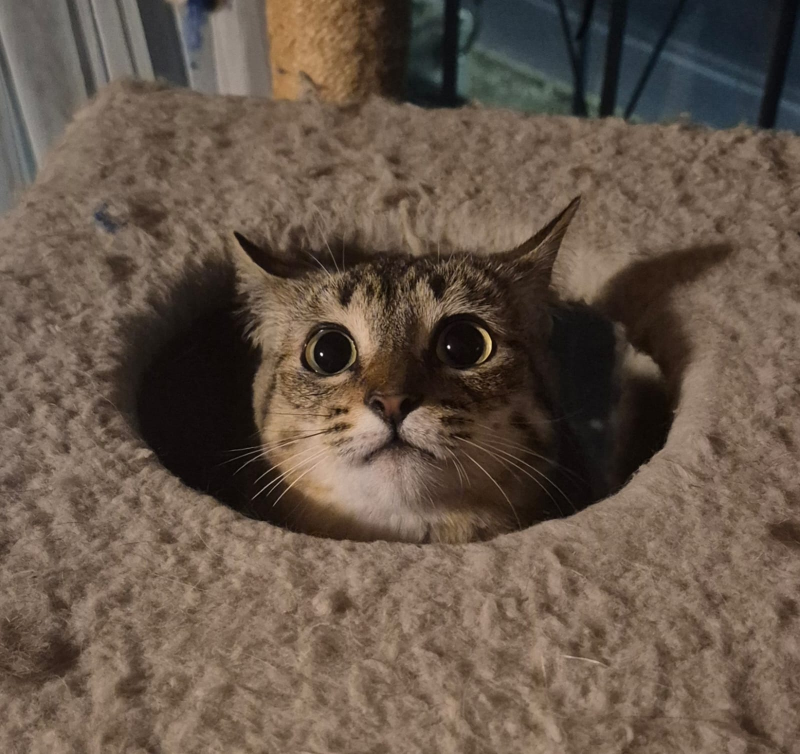
#> input picture Assets/Lechuga.jpeg, 1600 x 1508 px, found by its file name (shown at 1/2 size)
$ jupyter execute --allow-errors python-computer_vision.ipynb   (shell and % lines are left out)
#> lines starting #> are read from the running program, lines starting #| are printed output that depends on the picture; after the words box and inside, x2 and y2 are one past the last pixel; in counts of white or black regions, pixels touching at a corner belong together
# Computer Vision

_Notebook made by Zaid De Anda 🐱‍💻_

So, let's start by remembering, images are matrixes, so let's create images from scratch!

NOTE: All the problems here can be solved using numpy or arrays. I really advise initializing the image using numpy and doing everything with cicles

[cell 1]
import numpy as np
from google.colab.patches import cv2_imshow

#TODO
#Create a black square of 100x100

[cell 2]
#TODO
#Paint a white strip horizontally at half

[cell 3]
#TODO
#Paint a grey strip vertically at half

Did you notice our array is two dimensional?
let's test with 3 dimensions!

[cell 4]
#TODO
#Create a blue image

Why RGB doesnt work? Let's talk about BGR

[cell 5]
#TODO
#Create a yellow image

## Let's play with the RGB layers of an image

if you want to do it with your own image...

[cell 6]
from google.colab import files

uploaded = files.upload()
#> the answer given: Lechuga.jpeg

[cell 7]
import cv2

cat_image = cv2.imread('/content/Lechuga.jpeg', cv2.IMREAD_GRAYSCALE)
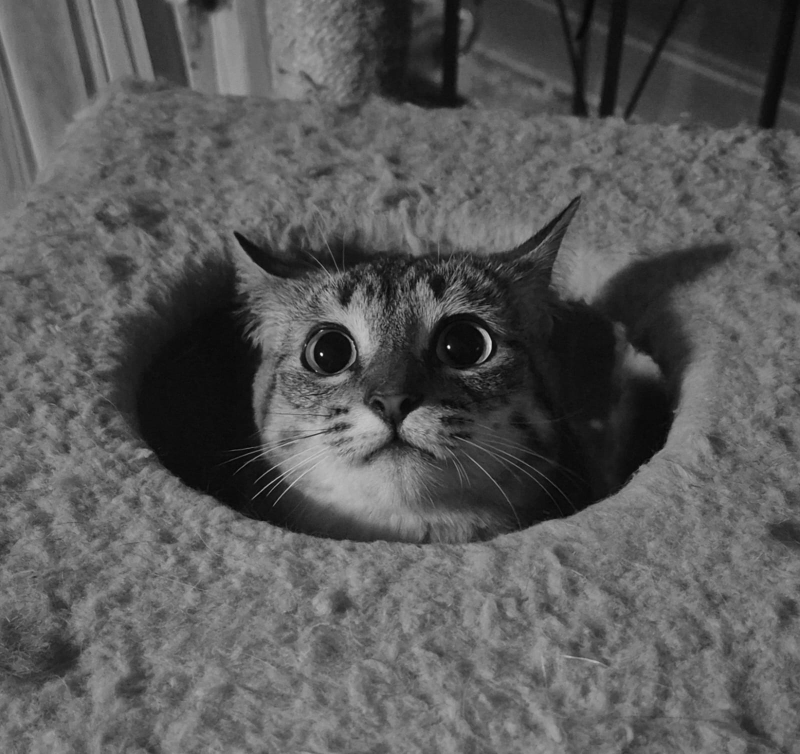
#> cat_image: shape (1508, 1600) (shown at 1/2 size); min 0, max 255, mean 89.8
cat_image = cv2.resize(cat_image, [750,1000])
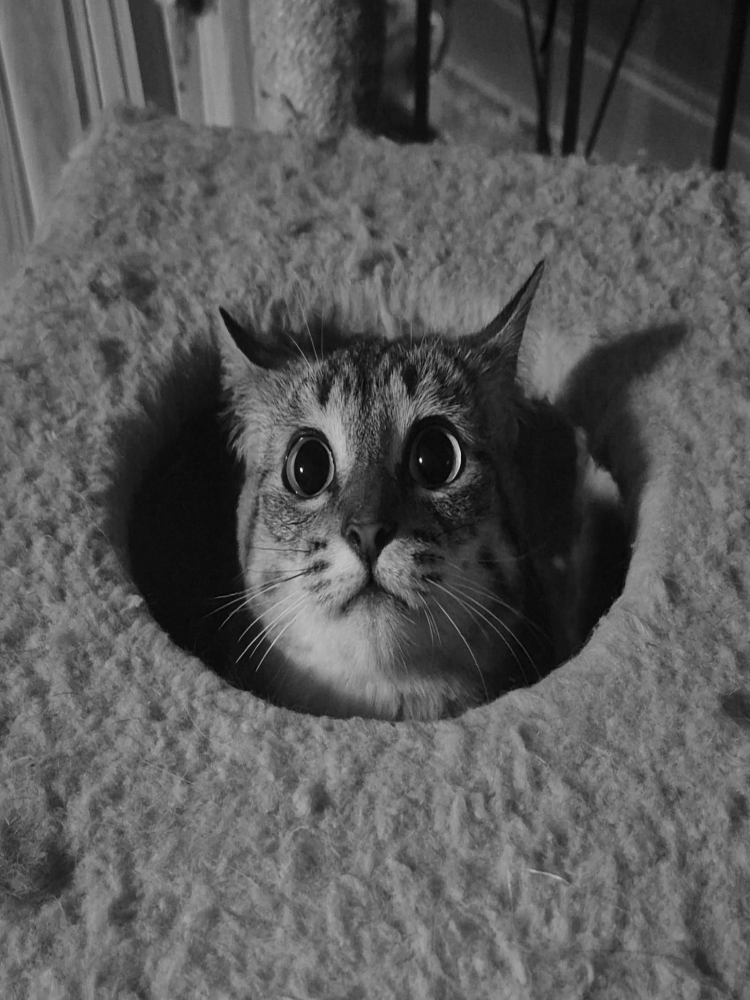
#> cat_image: shape (1000, 750); min 1, max 253, mean 89.7
cv2_imshow(cat_image)

[cell 8]
#TODO
#Paint the cat green

[cell 9]
#TODO
#Change the eye color of the cat

## Digital image processing

[cell 10]
#TODO
#With a black and white cat, let's binarize the image using a threshold.
#Then, let's use an average of the pixel in the image for the binarization.
#the image will be called cat_image_2
cat_image_2 = (cat_image > 125) * 255
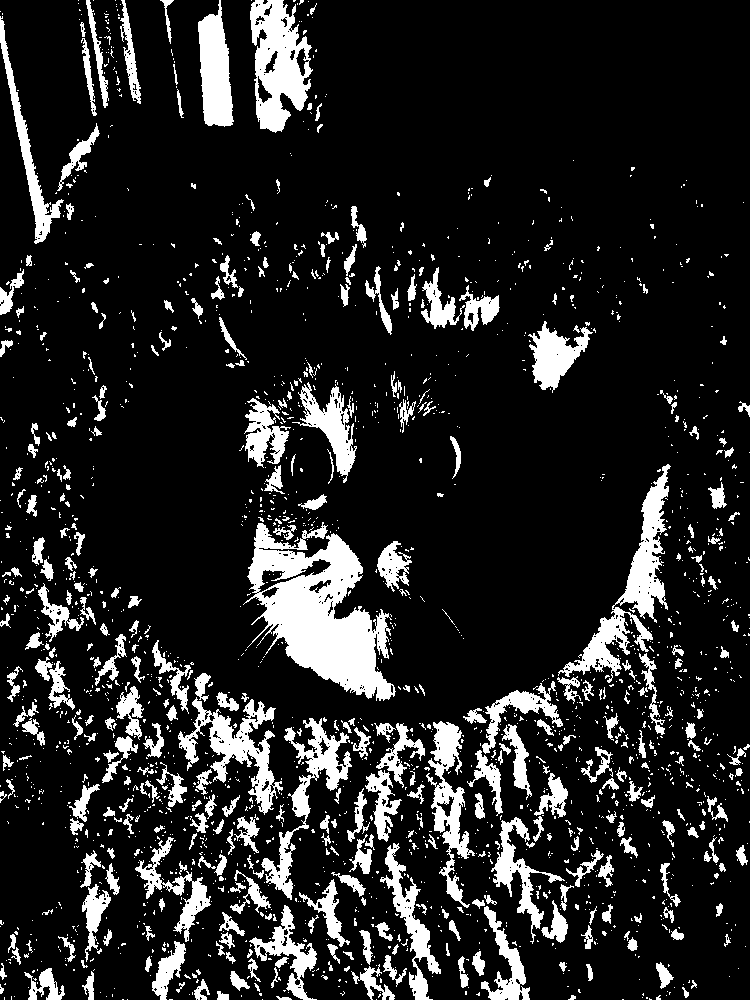
#> cat_image_2: shape (1000, 750) int64; 14.4% white; 2108 white regions (1724 under 20 px), largest, box (x1, y1, x2, y2) and area: (243, 522, 396, 701) 13285, (558, 464, 671, 683) 5361, (250, 0, 313, 133) 5040

[cell 11]
import matplotlib.pyplot as plt

_, axs = plt.subplots(1, 2, figsize=(12, 12))
imgs = [cat_image, cat_image_2]
for img, ax in zip(imgs, axs):
    ax.imshow(img, cmap='gray')
#> this loop made 2 passes
plt.show()
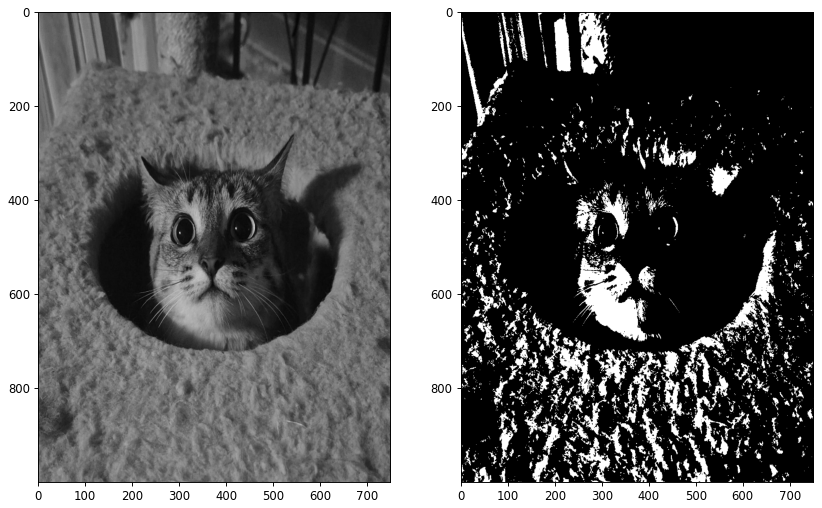
#> figure drawn by matplotlib, 2 panels
